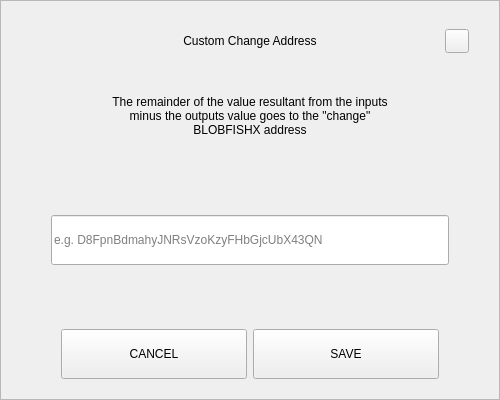
<?xml version="1.0" encoding="UTF-8"?>
<ui version="4.0">
 <class>SendChangeAddressDialog</class>
 <widget class="QDialog" name="SendChangeAddressDialog">
  <property name="geometry">
   <rect>
    <x>0</x>
    <y>0</y>
    <width>500</width>
    <height>400</height>
   </rect>
  </property>
  <property name="windowTitle">
   <string>Dialog</string>
  </property>
  <layout class="QVBoxLayout" name="verticalLayout">
   <property name="spacing">
    <number>0</number>
   </property>
   <property name="leftMargin">
    <number>0</number>
   </property>
   <property name="topMargin">
    <number>0</number>
   </property>
   <property name="rightMargin">
    <number>0</number>
   </property>
   <property name="bottomMargin">
    <number>0</number>
   </property>
   <item>
    <widget class="QFrame" name="frame">
     <property name="styleSheet">
      <string notr="true"/>
     </property>
     <property name="frameShape">
      <enum>QFrame::StyledPanel</enum>
     </property>
     <property name="frameShadow">
      <enum>QFrame::Raised</enum>
     </property>
     <layout class="QVBoxLayout" name="verticalLayout_2" stretch="0,0,0,0,0,0,0">
      <property name="spacing">
       <number>0</number>
      </property>
      <property name="leftMargin">
       <number>30</number>
      </property>
      <property name="topMargin">
       <number>20</number>
      </property>
      <property name="rightMargin">
       <number>30</number>
      </property>
      <property name="bottomMargin">
       <number>20</number>
      </property>
      <item>
       <layout class="QHBoxLayout" name="horizontalLayout_3">
        <property name="spacing">
         <number>0</number>
        </property>
        <item>
         <spacer name="horizontalSpacer_2">
          <property name="orientation">
           <enum>Qt::Horizontal</enum>
          </property>
          <property name="sizeHint" stdset="0">
           <size>
            <width>40</width>
            <height>20</height>
           </size>
          </property>
         </spacer>
        </item>
        <item>
         <widget class="QLabel" name="labelTitle">
          <property name="minimumSize">
           <size>
            <width>0</width>
            <height>40</height>
           </size>
          </property>
          <property name="maximumSize">
           <size>
            <width>16777215</width>
            <height>40</height>
           </size>
          </property>
          <property name="styleSheet">
           <string notr="true">padding-left:24px;</string>
          </property>
          <property name="text">
           <string>Custom Change Address</string>
          </property>
          <property name="alignment">
           <set>Qt::AlignCenter</set>
          </property>
          <property name="margin">
           <number>7</number>
          </property>
         </widget>
        </item>
        <item>
         <spacer name="horizontalSpacer">
          <property name="orientation">
           <enum>Qt::Horizontal</enum>
          </property>
          <property name="sizeHint" stdset="0">
           <size>
            <width>40</width>
            <height>20</height>
           </size>
          </property>
         </spacer>
        </item>
        <item>
         <widget class="QPushButton" name="btnEsc">
          <property name="minimumSize">
           <size>
            <width>24</width>
            <height>24</height>
           </size>
          </property>
          <property name="maximumSize">
           <size>
            <width>24</width>
            <height>24</height>
           </size>
          </property>
          <property name="focusPolicy">
           <enum>Qt::NoFocus</enum>
          </property>
          <property name="text">
           <string/>
          </property>
         </widget>
        </item>
       </layout>
      </item>
      <item>
       <spacer name="verticalSpacer_2">
        <property name="orientation">
         <enum>Qt::Vertical</enum>
        </property>
        <property name="sizeType">
         <enum>QSizePolicy::Fixed</enum>
        </property>
        <property name="sizeHint" stdset="0">
         <size>
          <width>20</width>
          <height>20</height>
         </size>
        </property>
       </spacer>
      </item>
      <item alignment="Qt::AlignHCenter">
       <widget class="QLabel" name="labelMessage">
        <property name="minimumSize">
         <size>
          <width>0</width>
          <height>70</height>
         </size>
        </property>
        <property name="text">
         <string>The remainder of the value resultant from the inputs minus the outputs value goes to the &quot;change&quot; BLOBFISHX address</string>
        </property>
        <property name="alignment">
         <set>Qt::AlignCenter</set>
        </property>
        <property name="wordWrap">
         <bool>true</bool>
        </property>
       </widget>
      </item>
      <item>
       <spacer name="verticalSpacer_3">
        <property name="orientation">
         <enum>Qt::Vertical</enum>
        </property>
        <property name="sizeHint" stdset="0">
         <size>
          <width>20</width>
          <height>40</height>
         </size>
        </property>
       </spacer>
      </item>
      <item>
       <layout class="QHBoxLayout" name="horizontalLayout_2">
        <property name="spacing">
         <number>0</number>
        </property>
        <property name="leftMargin">
         <number>20</number>
        </property>
        <property name="rightMargin">
         <number>20</number>
        </property>
        <item>
         <widget class="QLineEdit" name="lineEditAddress">
          <property name="minimumSize">
           <size>
            <width>0</width>
            <height>50</height>
           </size>
          </property>
          <property name="placeholderText">
           <string notr="true">e.g. D8FpnBdmahyJNRsVzoKzyFHbGjcUbX43QN</string>
          </property>
         </widget>
        </item>
       </layout>
      </item>
      <item>
       <spacer name="verticalSpacer">
        <property name="orientation">
         <enum>Qt::Vertical</enum>
        </property>
        <property name="sizeHint" stdset="0">
         <size>
          <width>20</width>
          <height>40</height>
         </size>
        </property>
       </spacer>
      </item>
      <item>
       <layout class="QHBoxLayout" name="horizontalLayout" stretch="2,2">
        <property name="spacing">
         <number>6</number>
        </property>
        <property name="leftMargin">
         <number>30</number>
        </property>
        <property name="rightMargin">
         <number>30</number>
        </property>
        <item>
         <widget class="QPushButton" name="btnCancel">
          <property name="minimumSize">
           <size>
            <width>180</width>
            <height>50</height>
           </size>
          </property>
          <property name="focusPolicy">
           <enum>Qt::NoFocus</enum>
          </property>
          <property name="text">
           <string>CANCEL</string>
          </property>
         </widget>
        </item>
        <item>
         <widget class="QPushButton" name="btnSave">
          <property name="minimumSize">
           <size>
            <width>180</width>
            <height>50</height>
           </size>
          </property>
          <property name="focusPolicy">
           <enum>Qt::NoFocus</enum>
          </property>
          <property name="text">
           <string>SAVE</string>
          </property>
         </widget>
        </item>
       </layout>
      </item>
     </layout>
    </widget>
   </item>
  </layout>
 </widget>
 <resources/>
 <connections/>
</ui>
